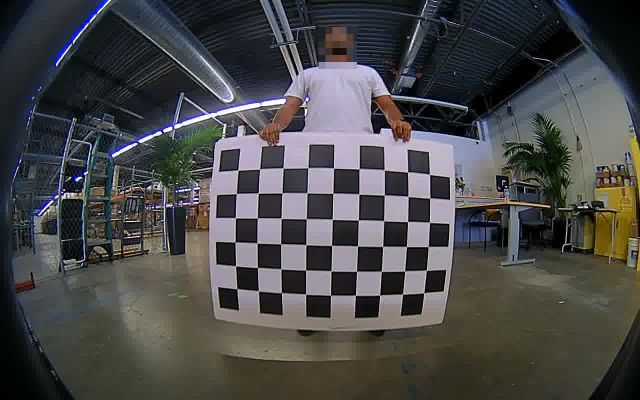
#> input picture calibration_images/image-001.jpg, 1280 x 800 px (shown at 1/2 size); its folder holds only this picture in this run
$ python fisheye_calibration_test9.py   (older library calls are emulated)
#> lines starting #> are read from the running program, lines starting #| are printed output that depends on the picture
import numpy as np
import cv2
import glob

# Step 0 (Setting)
# input the images
image_path = 'calibration_images/*.jpg'

# Define the chess board rows and columns
CHECKERBOARD = (6, 9)
subpix_criteria = (cv2.TERM_CRITERIA_EPS + cv2.TERM_CRITERIA_MAX_ITER, 30, 0.1)
calibration_flags = cv2.fisheye.CALIB_RECOMPUTE_EXTRINSIC + cv2.fisheye.CALIB_CHECK_COND + cv2.fisheye.CALIB_FIX_SKEW
objp = np.zeros((1, CHECKERBOARD[0]*CHECKERBOARD[1], 3), np.float32)
objp[0,:,:2] = np.mgrid[0:CHECKERBOARD[0], 0:CHECKERBOARD[1]].T.reshape(-1, 2)

objpoints = [] # 3d point in real world space
imgpoints = [] # 2d points in image plane

# Step 1
# Getting the images including checker points, information about checker points from original images
for i,path in enumerate(glob.glob(image_path)):
    # Load the image and convert it to gray scale
    img = cv2.imread(path)
#> img is the input picture: shape (800, 1280, 3); mean B, G, R 73.3, 73, 73.1
    gray = cv2.cvtColor(img, cv2.COLOR_BGR2GRAY)
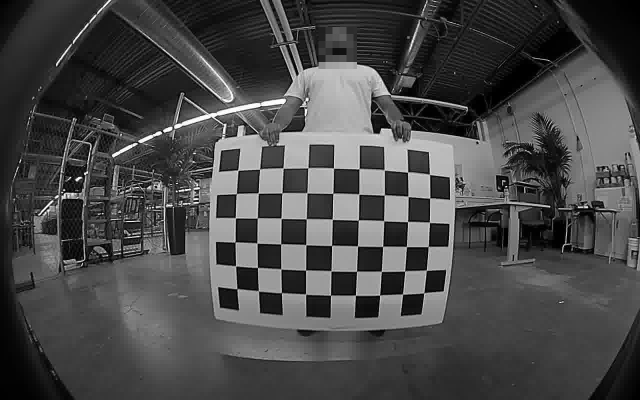
#> gray: shape (800, 1280) (shown at 1/2 size); min 0, max 255, mean 73.1

    # Find the chess board corners
    ret, corners = cv2.findChessboardCorners(gray, CHECKERBOARD, cv2.CALIB_CB_ADAPTIVE_THRESH+cv2.CALIB_CB_NORMALIZE_IMAGE)
#> ret = True; corners = 54 rows, first 8: [474.2, 577.6], [471.4, 532.3], [470.7, 484.3], [471.1, 436], [473.4, 387.2], [475.8, 341], [516.9, 582.3], [515.4, 535.5]
    # Make sure the chess board pattern was found in the image
    if ret:
        objpoints.append(objp)
        better_corners = cv2.cornerSubPix(gray,corners,(3,3),(-1,-1),subpix_criteria)
#> better_corners = 54 rows, first 8: [474.3, 577.7], [471.4, 532.3], [470.5, 484.5], [471.3, 436.1], [473.3, 387.5], [475.9, 341], [517.1, 582.1], [515.4, 535.4]
        imgpoints.append(better_corners)
        #cv2.drawChessboardCorners(img, (rows, cols), corners, ret)
    print(f"{i+1} : {str(path)}")
    # count of images
    N_imm = i+1

# Step 2
# Function >> (checker points information of images, checker points) -> parameters
# Input >> image information : objpoints, imgpoints, image size
# Output >> parameters : rms, K, D, rvecs, tvecs
rms, K, D, rvecs, tvecs = cv2.fisheye.calibrate(objpoints, imgpoints, gray.shape[::-1], None, None, None, None,
    calibration_flags,(cv2.TERM_CRITERIA_EPS+cv2.TERM_CRITERIA_MAX_ITER, 30, 1e-6))
#> rms = 10.3; K = [[40015.7, 0, 1248.1], [0, 39232, 370], [0, 0, 1]]; D = [2215.7, -37380.9, 323816.4, -1098435.3]; rvecs = ([-0.533, 0.733, -1.45],); tvecs = ([-14.21, 4.13, 1037],)

# Step 3
map1, map2 = cv2.fisheye.initUndistortRectifyMap(K, D, np.eye(3), K, (1280, 800), cv2.CV_16SC2)
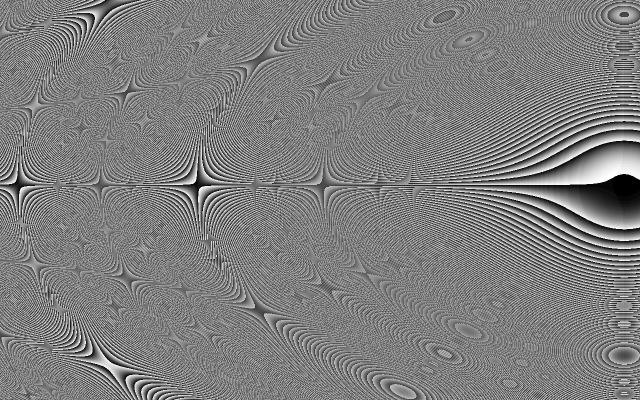
#> map2: shape (800, 1280) uint16 (shown at 1/2 size); min 0, max 1023, mean 509.8; drawn with min black and max white

# Step 4
for path in glob.glob(image_path):
    img =cv2.imread(path)
    undistorted_img = cv2.remap(img, map1, map2, interpolation=cv2.INTER_LINEAR, borderMode=cv2.BORDER_CONSTANT)
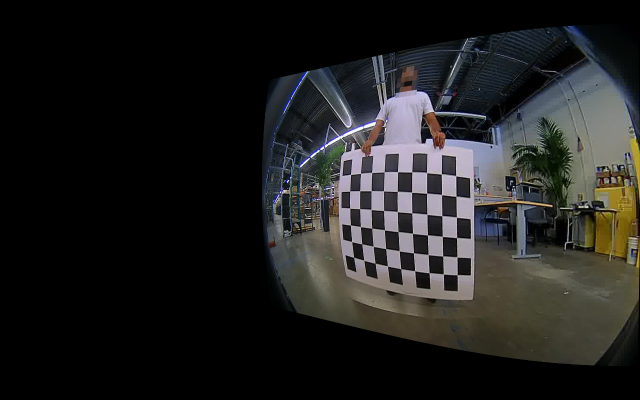
#> undistorted_img: shape (800, 1280, 3) (shown at 1/2 size); mean B, G, R 32, 32.8, 33.1

    cv2.imshow('Original Image', img)
    cv2.imshow('Undistort Image', undistorted_img)
    cv2.waitKey(5000)

cv2.destroyAllWindows()

$ run again, on calibration_images/image-002.jpg
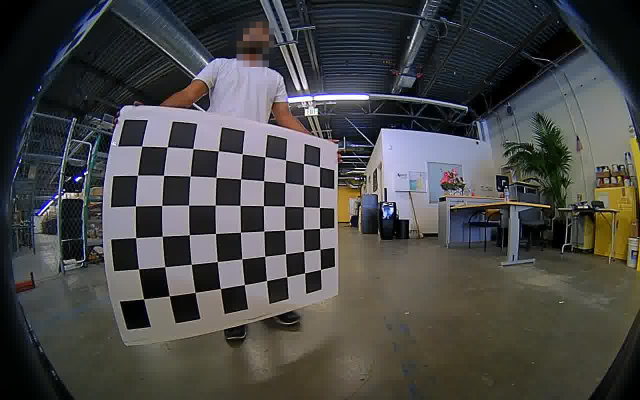
#> input picture calibration_images/image-002.jpg, 1280 x 800 px (shown at 1/2 size)
#> img is the input picture: shape (800, 1280, 3); mean B, G, R 71.5, 72.1, 72.2
#> `gray = cv2.cvtColor(img, cv2.COLOR_BGR2GRAY)`:
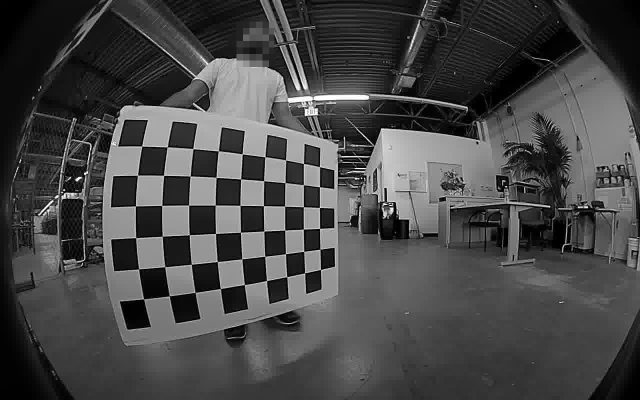
#> gray: shape (800, 1280) (shown at 1/2 size); min 0, max 255, mean 72.1
#> ret = True; corners = 54 rows, first 8: [287.5, 598.4], [277.6, 538.5], [271.9, 475.8], [271.5, 412.4], [275.6, 350.8], [283.6, 292.5], [338.6, 591.8], [330.1, 534.1]
#> better_corners = 54 rows, first 8: [287.7, 598.4], [277.7, 538.4], [272, 475.8], [271.5, 412.4], [275.5, 350.8], [283.7, 292.5], [338.7, 591.9], [330.1, 534]
#> rms = 13.11; K = [[-184596.3, 0, 739.6], [0, 1391157.8, 1124.1], [0, 0, 1]]; D = [9659.7, 2364.8, -4573.5, 512.5]; rvecs = ([2.51, -2.45, -2.12],); tvecs = ([9.94, -1.6, 4276.4],)
#> `undistorted_img = cv2.remap(img, map1, map2, interpolation=cv2.INTER_L..`:
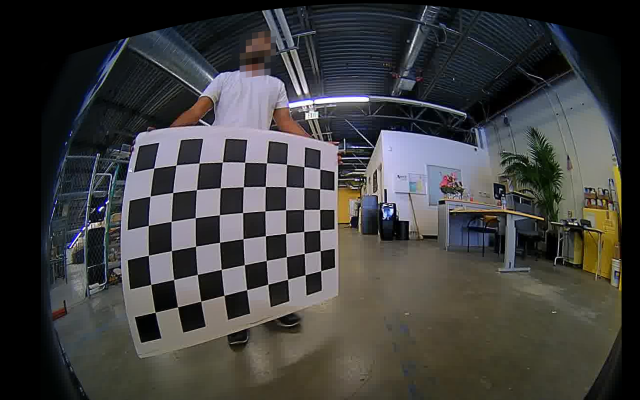
#> undistorted_img: shape (800, 1280, 3) (shown at 1/2 size); mean B, G, R 63.2, 63.7, 64

$ run again, on calibration_images/image-003.jpg
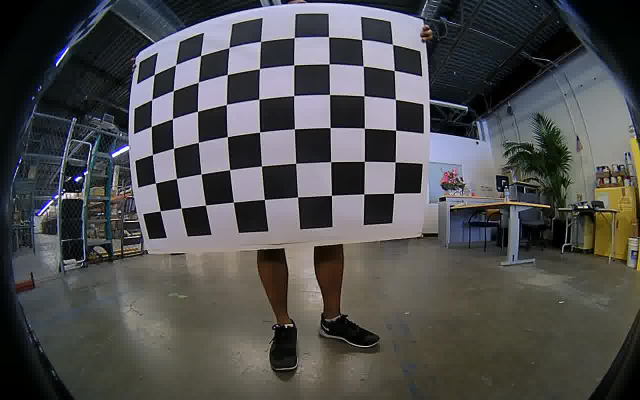
#> input picture calibration_images/image-003.jpg, 1280 x 800 px (shown at 1/2 size)
#> img is the input picture: shape (800, 1280, 3); mean B, G, R 78.6, 78.1, 78.3
#> ret = True; corners = 54 rows, first 8: [321.1, 422.1], [311.4, 366.3], [305.3, 309.7], [303.2, 253.4], [304.2, 200], [309.4, 149.5], [362.7, 416.6], [353.3, 357.3]
#> better_corners = 54 rows, first 8: [321, 422.1], [311.4, 366.4], [305.3, 309.7], [303.2, 253.4], [304.2, 199.9], [309.3, 149.6], [362.6, 416.6], [353.3, 357.4]
#> rms = 17.15; K = [[-47456.9, 0, 1367], [0, -36162.7, 653.5], [0, 0, 1]]; D = [124.4, -7150.2, 242151.5, -4931107.3]; rvecs = ([-0.412, -0.731, 1.43],); tvecs = ([13.39, 3.72, 624.8],)
#> `map1, map2 = cv2.fisheye.initUndistortRectifyMap(K, D, np.eye(3), K, (..`:
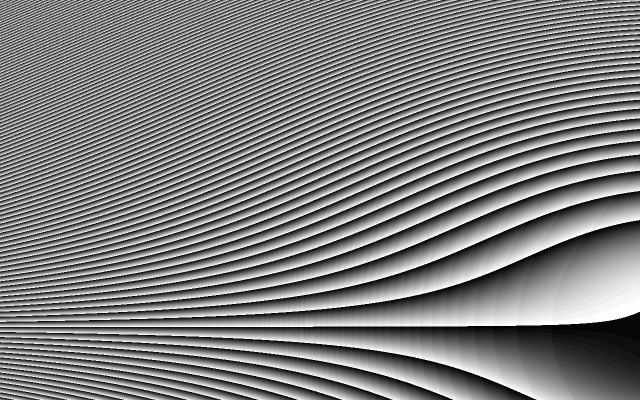
#> map2: shape (800, 1280) uint16 (shown at 1/2 size); min 0, max 1023, mean 510; drawn with min black and max white
#> `undistorted_img = cv2.remap(img, map1, map2, interpolation=cv2.INTER_L..`:
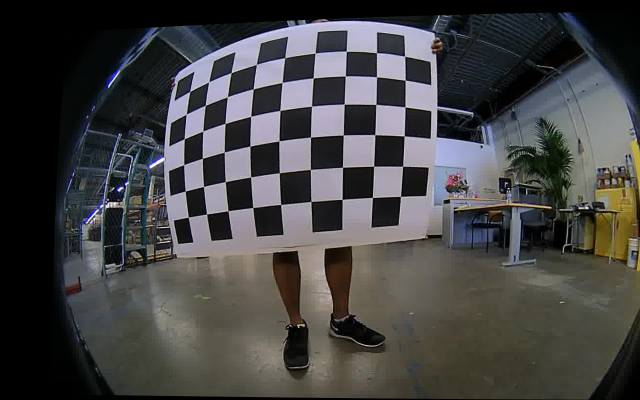
#> undistorted_img: shape (800, 1280, 3) (shown at 1/2 size); mean B, G, R 67.8, 67.7, 68.1

$ run again, on calibration_images/image-004.jpg
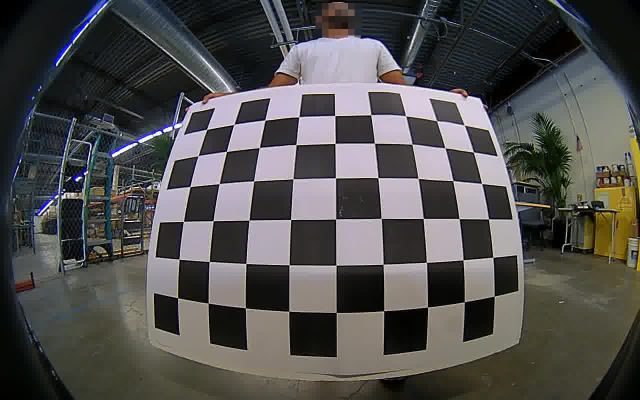
#> input picture calibration_images/image-004.jpg, 1280 x 800 px (shown at 1/2 size)
#> img is the input picture: shape (800, 1280, 3); mean B, G, R 78.6, 79.8, 80.9
#> ret = True; corners = 54 rows, first 8: [355.7, 595.7], [358.6, 519.2], [367.5, 443.3], [380.2, 373.6], [396.6, 311.8], [414, 259], [416.9, 606.5], [419.1, 523.7]
#> better_corners = 54 rows, first 8: [355.7, 595.7], [358.6, 519], [367.4, 443.3], [380.2, 373.6], [396.4, 312.2], [413.9, 259], [417.1, 606.5], [419.1, 523.6]
#> rms = 0.901; K = [[507.7, 0, 655.3], [0, 512.2, 452.7], [0, 0, 1]]; D = [-0.163, 0.366, -0.732, 0.457]; rvecs = ([-0.262, -0.179, -1.56],); tvecs = ([-3.82, 1.81, 5.17],)
#> `map1, map2 = cv2.fisheye.initUndistortRectifyMap(K, D, np.eye(3), K, (..`:
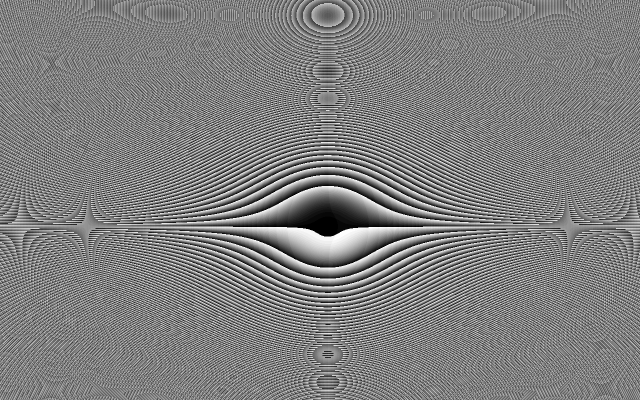
#> map2: shape (800, 1280) uint16 (shown at 1/2 size); min 0, max 1023, mean 510.8; drawn with min black and max white
#> `undistorted_img = cv2.remap(img, map1, map2, interpolation=cv2.INTER_L..`:
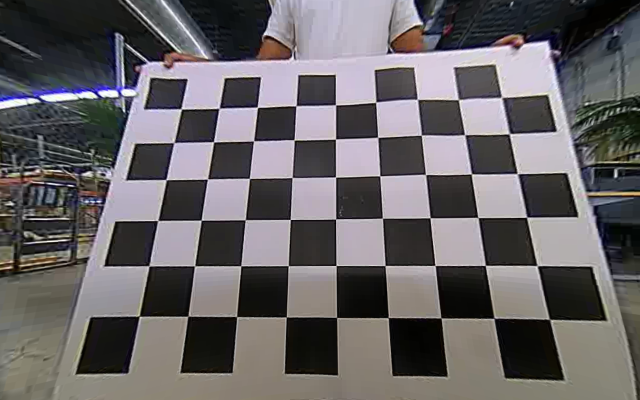
#> undistorted_img: shape (800, 1280, 3) (shown at 1/2 size); mean B, G, R 101.8, 99.8, 103.3
